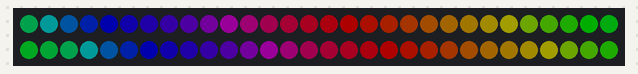
A sketch run on a simulated Arduino Uno, built with avr-gcc and run on an emulated ATmega328P. Parts: 60 RGB LEDs in strip order, left to right, continuing on the next row. Dim RGB values are drawn brighter than linear.

Above: at 0.15 s.
At 5.61 s:
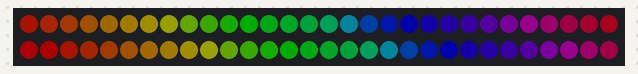
At 11.36 s:
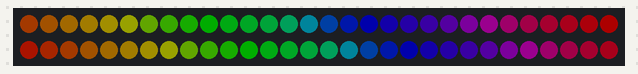
At 22.39 s:
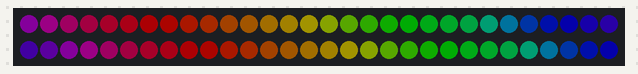
At 30.91 s:
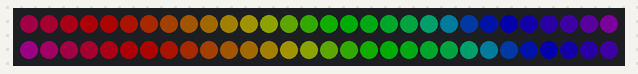
At 39.4 s:
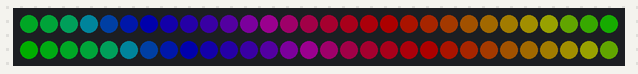

The sketch:

Projekt04_FastLED_Rainbow_animation.ino
```cpp
#include <FastLED.h>

#define NUM_LEDS  60
#define LED_PIN   4

CRGB leds[NUM_LEDS];

void setup() {
  FastLED.addLeds<WS2812B, LED_PIN, GRB>(leds, NUM_LEDS);
  FastLED.setBrightness(50);
}

void loop () {
  uint8_t beatA = beatsin8(30, 0, 255);
  uint8_t beatB = beatsin8(20, 0, 255);
  fill_rainbow(leds, NUM_LEDS, (beatA+beatB)/2, 8);
  FastLED.show();
}
```
